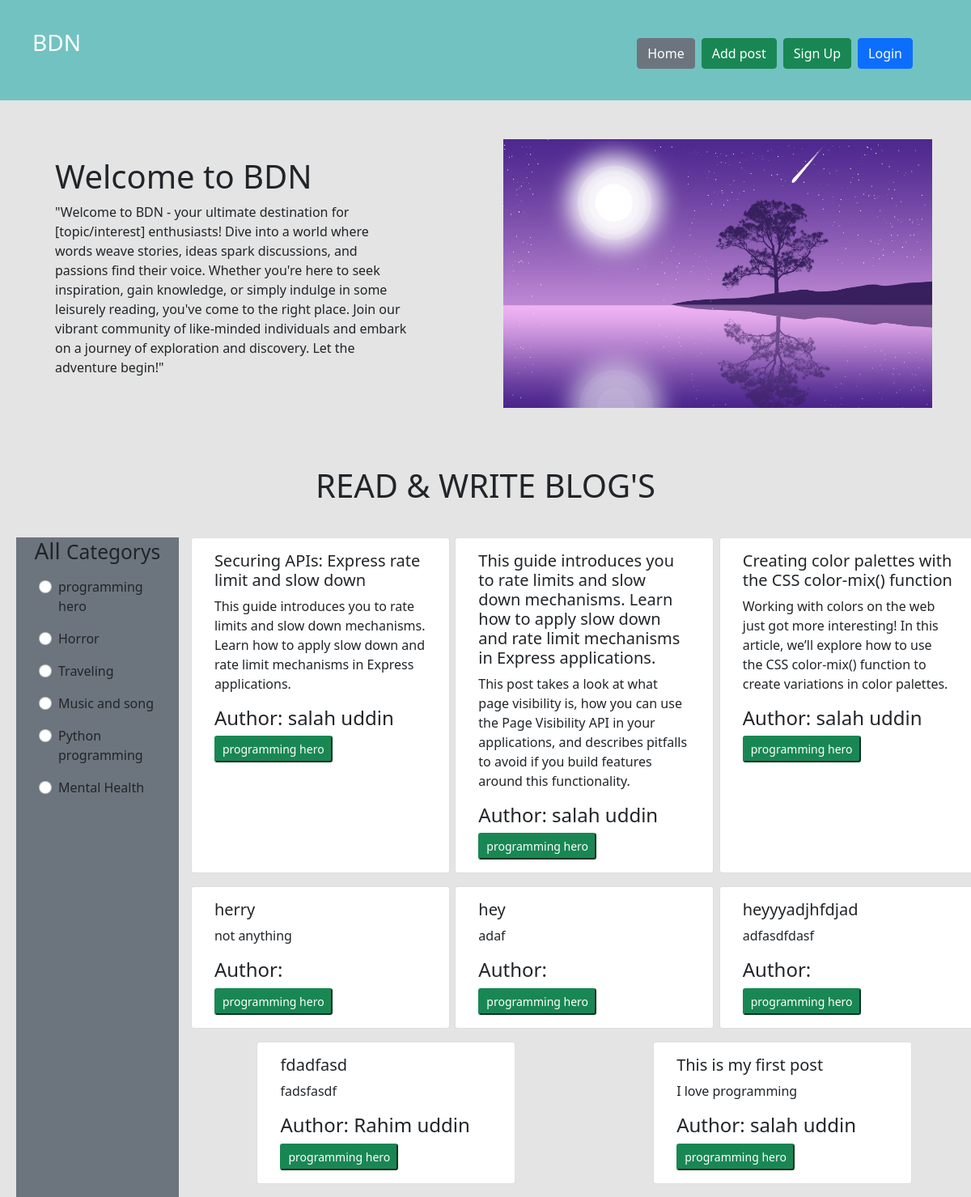
The page /category/programming-hero/ on the database its author committed.
### category/models.py (models this page shows)
class Category(models.Model):
    name=models.CharField(max_length=100)
    slug=models.SlugField(max_length=100,unique=True,null=True,blank=True)
    def __str__(self) -> str:
        return self.name

### post/models.py (models this page shows, shortened)
class PostModel(models.Model):
    title=models.CharField(max_length=200)
    content=models.CharField(max_length=20000000)
    author=models.ForeignKey(User,models.SET_NULL,null=True)
    category=models.ManyToManyField(Category)

### blog_project_2/views.py (the view)
# urls.py: 2. Add a URL to urlpatterns:  path('', views.home, name='home')
def home(request,category_slug=None):
    posts=PostModel.objects.all()
    categorys=Category.objects.all()
    if category_slug is not None:
        category=Category.objects.get(slug=category_slug)
        posts=PostModel.objects.filter(category=category)
    return render(request,'home.html',{'posts':posts,'category':categorys})

### templates/home.html (shortened to what this page needs)
{% extends "base.html" %}
{% load static %}
{% block content %}
 {% if not user.is_authenticated  %}
 <div class='row d-flex  justify-content-between flex-wrap align-items-center ms-2 p-5 gap-2'>
  <div class='col-lg-5'>
   <h1>Welcome to BDN</h1>
   <p>
    "Welcome to BDN - your ultimate destination for [topic/interest] enthusiasts! Dive into a world where words weave stories, ideas spark discussions, and passions find their voice. Whether you're here to seek inspiration, gain knowledge, or simply indulge in some leisurely reading, you've come to the right place. Join our vibrant community of like-minded individuals and embark on a journey of exploration and discovery. Let the adventure begin!"
   </p>
  </div>
  <div class='col-lg-6 align-items-center' >
      <img  style='width:100%' src="{% static 'yes.jpg'%}" alt="">
  </div>
</div>
 {% endif %}
  <h1 class='text-dark text-center m-4'>READ & WRITE BLOG'S</h1>
<div class='row  ms-2'>
   <div class='container-fluid col-lg-2 col-sm-12 col-md-12 bg-secondary mt-3'>
    <h3 class='text-center text-dark'>  All <small>Categorys</small> </h3>
    {% for cat in  category %}
   <div class="form-check text-white m-3">
      <input class="form-check-input" type="radio" name="flexRadioDefault" id="{{cat.id}}">
      <a href="{% url 'category_wise_slug' cat.slug%}">  <label class="form-check-label  text-dark" for="flexRadioDefault1">
      {{cat.name}}
    </label>
  </a>
  </div>
   {% endfor %}
   </div>
  <div class='col-lg-10 col-sm-12 col-md-12 row  mt-3'>
    {% for post in posts %}
      <div class="card col-sm-3 mx-auto mb-3" style="width: 20rem;">
        <div class="card-body">
          <h5 class="card-title">{{post.title}}</h5>
          <p class="card-text">{{post.content}}</p>
          <h4 class="card-text">Author: {{post.author.first_name}} {{post.author.last_name}}</h4>
          <p class="card-text">
            {% for cat in  post.category.all %}
              <button class='btn-sm btn-success ' disabled>{{cat}}</button>
            {% endfor %}
          </p>
        </div>
      </div>
    {% endfor %}
  </div>
</div>
{% endblock content %}

### rows shown on the page
Category: name "programming hero"
Category: name "Horror"
Category: name "Traveling"
Category: name "Music and song"
Category: name "Python programming"
Category: name "Mental Health"
PostModel: title "Securing APIs: Express rate limit and slow down", content "This guide introduces you to rate limits and slow down mechanisms. Learn how to apply slow down and rate limit mechanisms in Express applications.", author.first_name "salah", author.last_name "uddin"
PostModel: title "This guide introduces you to rate limits and slow down mechanisms. Learn how to apply slow down and rate limit mechanisms in Express applications.", content "This post takes a look at what page visibility is, how you can use the Page Visibility API in your applications, and describes pitfalls to avoid if you build features around this functionality.", author.first_name "salah", author.last_name "uddin"
PostModel: title "Creating color palettes with the CSS color-mix() function", content "Working with colors on the web just got more interesting! In this article, we’ll explore how to use the CSS color-mix() function to create variations in color palettes.", author.first_name "salah", author.last_name "uddin"
PostModel: title "herry", content "not anything"
PostModel: title "hey", content "adaf"
PostModel: title "heyyyadjhfdjad", content "adfasdfdasf"
PostModel: title "fdadfasd", content "fadsfasdf", author.first_name "Rahim", author.last_name "uddin"
PostModel: title "This is my first post", content "I love programming", author.first_name "salah", author.last_name "uddin"
